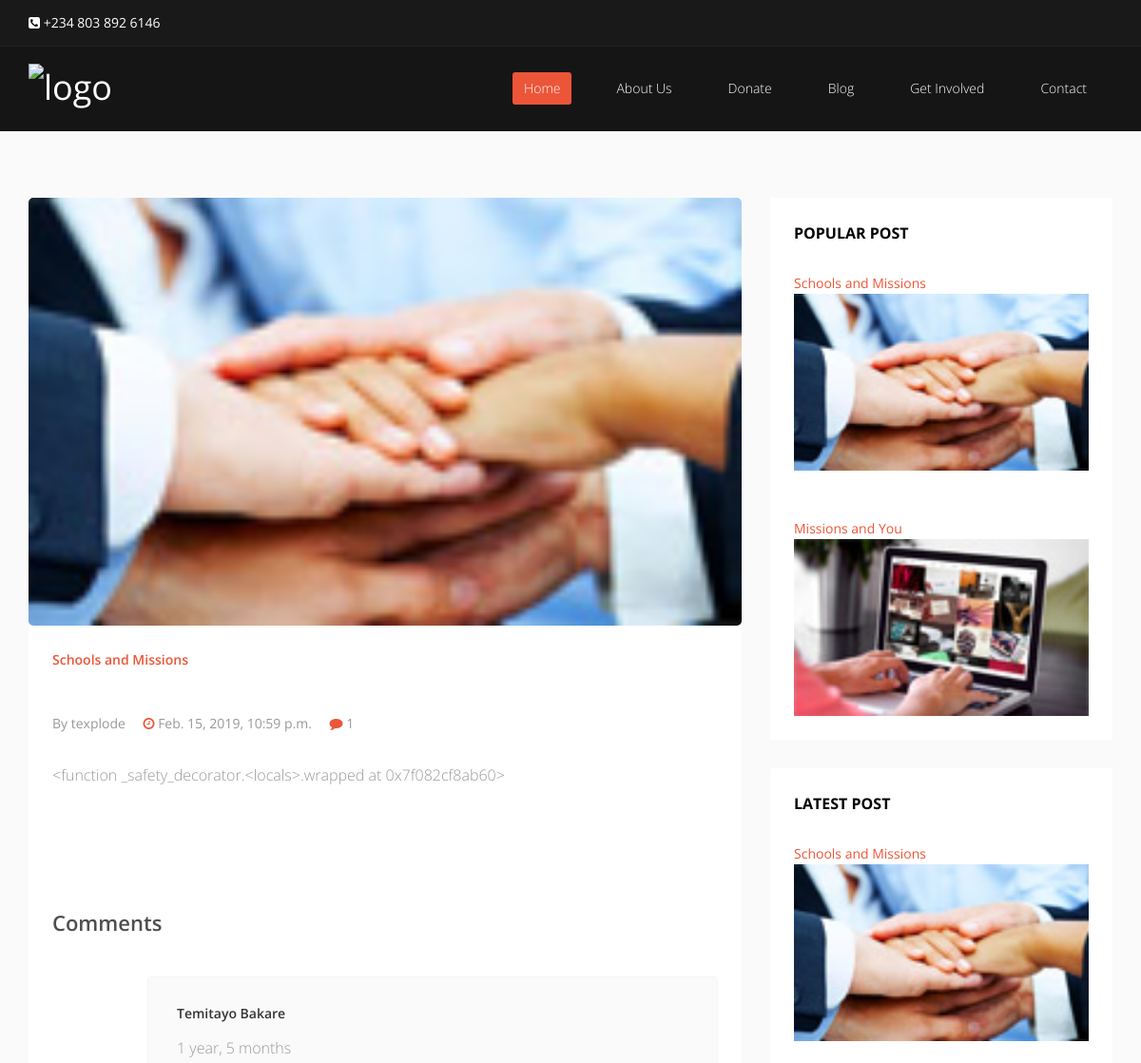
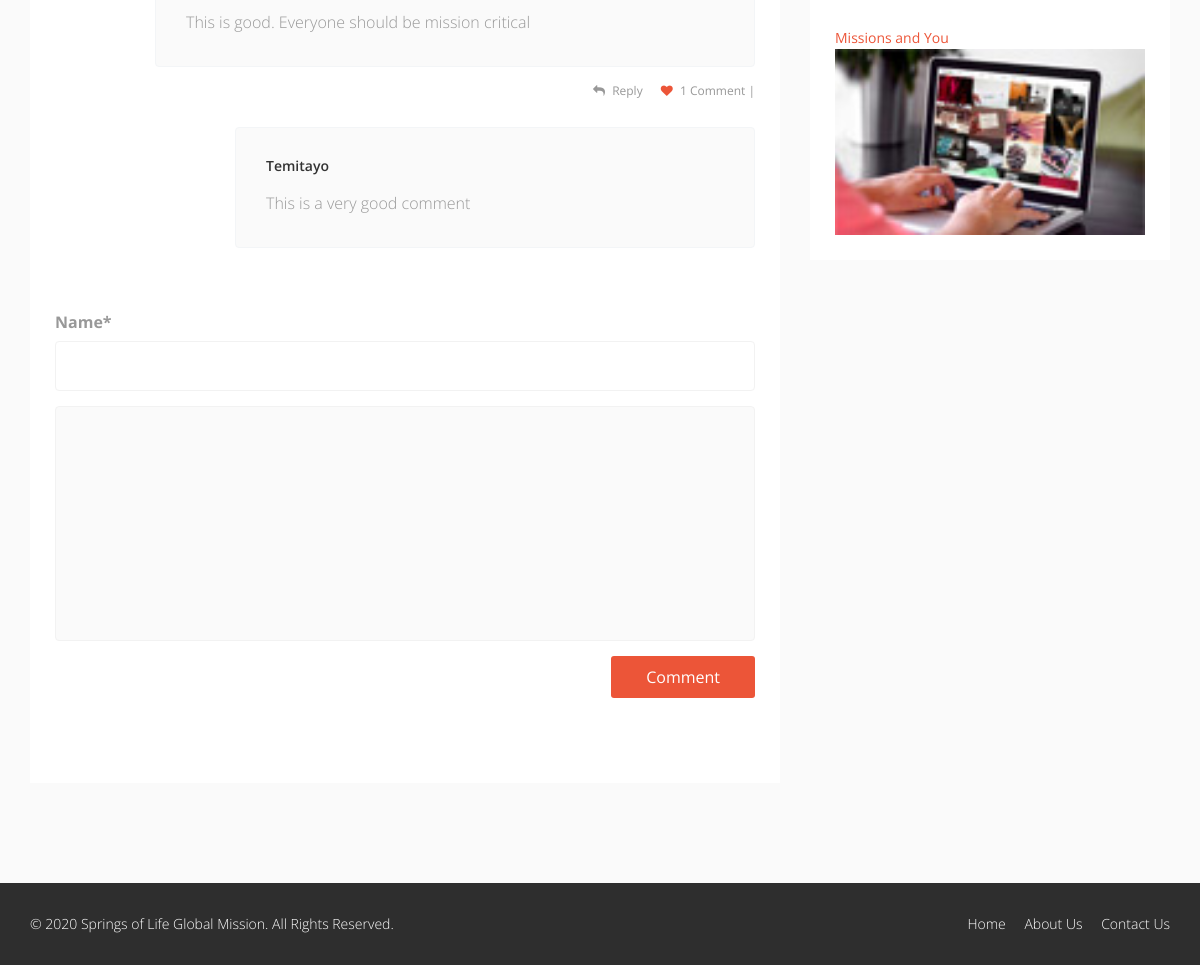
The app's page /posts/detail/schools-and-missions/ with its own data (2 pictures, top to bottom).
### posts/models.py (models this page shows, shortened)
class Post(models.Model):
    user = models.ForeignKey(settings.AUTH_USER_MODEL,on_delete=models.CASCADE, default=1)
    title = models.CharField(max_length=500)
    slug = models.SlugField(unique=True,max_length=1500)
    describe_one= models.TextField(default="")
    describe_two= models.TextField(default="")
    comment=GenericRelation(Comment)
    if settings.DEBUG:
        image = models.ImageField(upload_to=settings.POST_URL,
            null=True,
            blank=True,
            max_length=10000,
            width_field="width_field",
            height_field="height_field")
        content_image = models.ImageField(upload_to=settings.POST_URL,
            null=True,
            blank=True,
            max_length=10000,
            width_field="width_field",
            height_field="height_field")
    else:
        image = models.ImageField(upload_to=settings.MEDIA_URL,
            null=True,
            blank=True,
            max_length=10000,
            width_field="width_field",
            height_field="height_field")
        content_image = models.ImageField(upload_to=settings.MEDIA_URL,
            null=True,
            blank=True,
            max_length=10000,
            width_field="width_field",
            height_field="height_field")
    height_field = models.IntegerField(default=0)
    width_field = models.IntegerField(default=0)
    content = models.TextField()
    video = models.URLField(default="")
    draft = models.BooleanField(default=False)
    approved = models.BooleanField(default=False)
    read_time =  models.IntegerField(default=0) # models.TimeField(null=True, blank=True) #assume minutes
    updated = models.DateTimeField(auto_now=True, auto_now_add=False)
    timestamp = models.DateTimeField(auto_now=False, auto_now_add=True)
    tags = TaggableManager()
    objects = PostManager()
    def __str__(self):
        return self.title
    class Meta:
        ordering = ["-timestamp", "-updated"]
    def get_markdown(self):
        content = self.content
        markdown_text = markdown(content)
        return mark_safe(markdown_text)
    @property
    def comments(self):
        instance = self
        qs = Comment.objects.filter_by_instance(instance)
        return qs
    @property
    def get_content_type(self):
        instance = self
        content_type = ContentType.objects.get_for_model(instance.__class__)
        return content_type

### comments/models.py (models this page shows, shortened)
class Comment(models.Model):
    name = models.CharField(max_length=50,default="",help_text="Enter Your Name")
    content_type = models.ForeignKey(ContentType, on_delete=models.CASCADE,related_name="comments")
    object_id = models.PositiveIntegerField()
    content_object = GenericForeignKey('content_type', 'object_id')
    parent      = models.ForeignKey("self", null=True,on_delete=models.CASCADE, blank=True)
    content     = models.TextField()
    accept_terms = models.BooleanField(default=False)
    timestamp   = models.DateTimeField(auto_now_add=True)
    objects = CommentManager()
    class Meta:
        ordering = ['-timestamp']
    def get_absolute_url(self):
        return reverse("comments:thread", kwargs={"id": self.id})
    def children(self): #replies
        return Comment.objects.filter(parent=self)

### posts/views.py (the view, shortened to what this page needs)
# urls.py: path('detail/<slug>/', post_detail, name='detail'),
def post_detail(request, slug=None):
	instance = get_object_or_404(Post, slug=slug)
	tag=Tag.objects.all()
	obj = instance.comments
	queryset_list = Post.objects.all()
	share_string = quote_plus(instance.content)
	initial_data = {
			"content_type": instance.get_content_type,
			"object_id": instance.id
			}
	print("Instance",instance)
	form = CommentForm(request.POST or None, initial=initial_data)
	post_tags_ids = instance.tags.values_list('name', flat=True)
	comments = instance.comments
	upterm=UploadTerms.objects.all()[:1]
	print("Upterm",upterm)
	paginator = Paginator(obj, 4) # Show 25 contacts per page
	page_request_var = "page"
	page = request.GET.get(page_request_var)
	try:
		queryset = paginator.page(page)
	except PageNotAnInteger:
		queryset = paginator.page(1)
	except EmptyPage:
		queryset = paginator.page(paginator.num_pages)
	context = {
		"title": instance.title,
		"comment":obj,
		"tag":tag,
		"post_tag":post_tags_ids,
		"page_request_var":page_request_var,
		"instance": instance,
		"queryset_list":queryset_list,
		"share_string": share_string,
		"comments": comments,
		"upterm":upterm,
		"comment_form":form,
	}
	return render(request, "sol/post/post_detail.html", context)

### comments/forms.py
class CommentForm(forms.Form):
    name = forms.CharField(label='Name', widget=forms.TextInput)
    content_type = forms.CharField(widget=forms.HiddenInput)
    object_id = forms.IntegerField(widget=forms.HiddenInput)
    content = forms.CharField(label='', widget=forms.Textarea)

### comments/models.py (called while the page is built)
    def filter_by_instance(self, instance):
        content_type = ContentType.objects.get_for_model(instance.__class__)
        obj_id = instance.id
        qs = super(CommentManager, self).filter(content_type=content_type, object_id= obj_id).filter(parent=None)
        return qs

### posts/templatetags/blog_tags.py (called while the page is built)
@register.simple_tag
def show_latest_posts(count=5):
    latest_posts = Post.objects.order_by('-timestamp')[:count]
    return latest_posts

@register.simple_tag
def get_most_commented_posts(count=6):
    return Post.objects.annotate(total_comments=Count('comment')).order_by('-total_comments')[:count]

### templates/sol/post/post_detail.html (shortened to what this page needs)
{% extends "../base.html" %}
{% load static %}
{% load urlify %}
{% load crispy_forms_tags %}
{% load blog_tags %}
{% block content %}
<section id="blog">
        <div class="blog container">
            <div class="row">
                <div class="col-md-8">
                    <div class="blog-item">
                        <a href="#">
                                {% if instance.image.url %}
                                <img class="img-responsive img-blog" src="{{instance.image.url}}" width="100%" alt="">
                                {% endif %}
                          </a>
                        <div class="blog-content">
                            <a href="#" class="blog_cat">{{instance.title}}</a>
                            <div class="post-meta">
                                <p>By <a href="#">{{instance.user}}</a></p>
                                <p><i class="fa fa-clock-o"></i> <a href="#">{{instance.timestamp}}</a></p>
                                <p><i class="fa fa-comment"></i> <a href="#">{{instance.comments.count}}</a></p>
                            </div>
                            <h3>{{ instance.get_markdown }}</h3>
                            <br>
                            <br>
                            <br>
                            <div class="comments">
                                <h2>Comments</h2>
                                  {% if comment %}
                                <div class="single-comment" >
                                    {% for comment in comment %}
                                    <div class="comment-content">
                                        <h5>{{comment.name}}</h5>
                                        <p>{{comment.timestamp|timesince }}</p>
                                        <p>{{ comment.content }}</p>
                                    </div>
                                    <div class="comment-count">
                                        <a  href='{{ comment.get_absolute_url }}' class="comment-reply"><i class="fa fa-reply"></i> Reply</a>
                                        <a href="#"><i class="fa fa-heart"></i> {% if comment.children.count > 0 %}{{ comment.children.count }} Comment{% if comment.children.count > 1 %}s{% endif %} | {% endif %}</a>
                                    </div>
                                </div>
                                <div class="single-comment reply">
                                    {% if comment.children %}
                                    {% for child_comment in comment.children %}
                                    <div class="comment-content">
                                        <h5>{{child_comment.name}}</h5>
                                        <p>{{ child_comment.content }}</p>
                                    </div>
                                    {%endfor%}
                                    {%endif%}
                                </div>
                                {% endfor %}
                                    {% endif %}
                                <div class="single-comment">
                                    <div class="comment-content comment-form" style="margin-left:0">
                                            <form id="form" class="" method="post" action=".">
                                                      {{ comment_form|crispy }}
                                                      <input type='submit' value="Comment">
                                                </form>
                                    </div>
                                </div>
                            </div>
                        </div>
                    </div>
                </div>
                <aside class="col-md-4">
                    <div class="widget popular_post">
                            {% get_most_commented_posts as most_commented_posts %}
                        <h3>Popular Post</h3>
                        <ul>
                                {% for obj in most_commented_posts|slice:"0:3" %}
                                <a href="/posts/detail/{{obj.slug}}/" class="blog_cat text-center">{{obj.title}}</a>
                            <li>
                                <a href="/posts/detail/{{obj.slug}}/">
                                        {% if obj.image %}
                                    <img style="width:100%;" src="{{ obj.image.url }}" alt="">
                                    {% endif %}
                                </a>
                            </li>
                            {% endfor %}
                        </ul>
                    </div>
                    <div class="widget  popular_post">
                            <h3 >Latest Post</h3>
                            <ul>
                                    {% show_latest_posts as latest_posts %}
                                    {% for obj in latest_posts|slice:"0:6" %}
                                    <a href="/posts/detail/{{obj.slug}}/" class="blog_cat text-center">{{obj.title}}</a>
                                <li>
                                    <a href="/posts/detail/{{obj.slug}}/">
                                            {% if obj.image %}
                                        <img style="width:100%;" src="{{ obj.image.url }}" alt="">
                                        {% endif %}
                                    </a>
                                </li>
                                {% endfor %}
                            </ul>
                            </div>
                </aside>
            </div>
        </div>
    </section>
    {% endblock %}

### staticfiles/css/main.css (style rules this page uses)
body { background: #fff; font-family: 'Open Sans', sans-serif; color: #4e4e4e; line-height: 22px; }
h1, h2, h3, h4, h5, h6 { font-weight: 600; font-family: 'Open Sans', sans-serif; color: #4e4e4e; }
h2 { font-size: 20px; }
h3 { font-size: 16px; color: #787878; font-weight: 400; line-height: 24px; }
img { max-width: 100%; }
a { color: #EC5538; -webkit-transition: color 300ms, background-color 300ms; transition: color 300ms, background-color 300ms; }
body>section { padding: 70px 0; }
.form-group .form-control { padding: 0 12px; border-color: #f2f2f2; -webkit-box-shadow: none; box-shadow: none; height: 50px; }
.form-group textarea.form-control { height: 235px; }
.widget { margin-bottom: 30px; padding-left: 0; }
aside .widget { background: #fff; padding: 25px; }
.widget h3 { color: #000; text-transform: uppercase; margin-bottom: 30px; margin-top: 0; font-weight: 700; }
.popular_post ul { padding: 0; margin: 0; list-style: none; }
.popular_post ul li:not(:last-child) { margin-bottom: 50px; }
#blog { background-color: #FAFAFA; }
.blog-item { border-radius: 0; overflow: hidden; margin-bottom: 30px; background-color: #fff; }
.blog .blog-item .img-blog { border-radius: 5px; margin-bottom: 0; }
.blog .blog-item .blog-content { padding: 25px; }
.blog .blog-item .blog_cat { margin-bottom:25px; display: inline-block; font-weight: 600; }
.blog .blog-item .blog-content h2 { margin-top: 0; font-size: 22px; }
.blog .blog-item .blog-content h2 { line-height: 33px; }
.blog .blog-item .blog-content h3 { color: #989898; font-weight: 300; font-size: 16px; line-height: 26px; margin-bottom: 20px; }
.post-meta { overflow: hidden; margin-top: 20px; }
.post-meta p { display: inline-block; margin-right: 15px; color: #989898; }
.post-meta p i { color: #EC5538; }
.post-meta p a { color: #989898; -webkit-transition: .4s; transition: .4s; }
.comments { margin-top: 40px; }
.comments .single-comment { position: relative; }
.comments .single-comment.reply { padding-left: 80px; }
.comments .single-comment:first-of-type { margin-top: 40px; }
.comments .single-comment .comment-content { margin-left: 100px; background-color: #FAFAFA; border: 1px solid #F3F5F7; margin-bottom: 60px; padding: 30px; border-radius: 4px; color: #989898; font-size: 16px; font-weight: 300; line-height: 28px; }
.comment-count { position: absolute; right: 0; bottom: -35px; font-size: 12px; }
.comment-count a { color: #989898; margin-left: 15px; }
.comment-count a i { margin-right: 4px; }
.comment-count a:last-child i { color: #EC5538; }
.comments .single-comment .comment-content h5 { font-size: 14px; color: #333333; margin: 0 0 15px; }
.comments .single-comment .comment-content p:last-child { margin: 0; }
.comments .single-comment .comment-content.comment-form { padding: 0; background-color: transparent; border: none; border-radius: 5px; }
.comment-form form textarea { width: 100%; height: 200px; resize: none; background-color: #FAFAFA; border: 1px solid #F3F5F7; }
.comment-form form input[type="submit"] { color: #fff; border: none; line-height: 42px; padding: 0 35px; background-color: #EC5538; border-radius: 3px; margin-left: auto; margin-top: 15px; display: block; }

### records on screen
Post: image (picture), title "Schools and Missions", user "texplode", timestamp "Feb. 15, 2019, 10:59 p.m.", comments.count "1", get_markdown "<function _safety_decorator.<locals>.wrapped at 0x7f082cf8ab60>"
Comment: name "Temitayo Bakare", timestamp "1 year, 5 months", content "This is good. Everyone should be mission critical", children.count "1"
Comment: name "Temitayo", content "This is a very good comment"
Post: title "Missions and You", image (picture)
